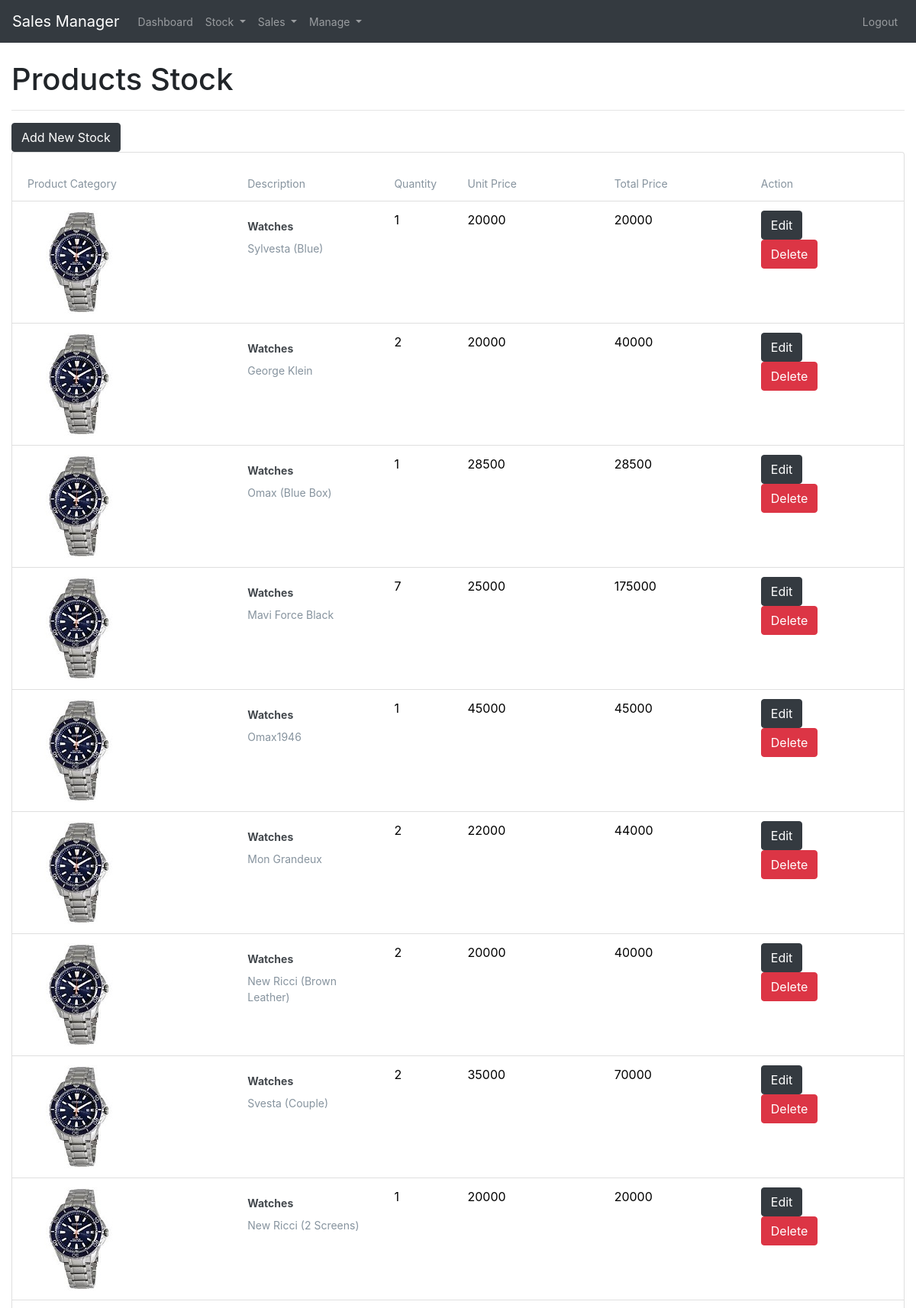
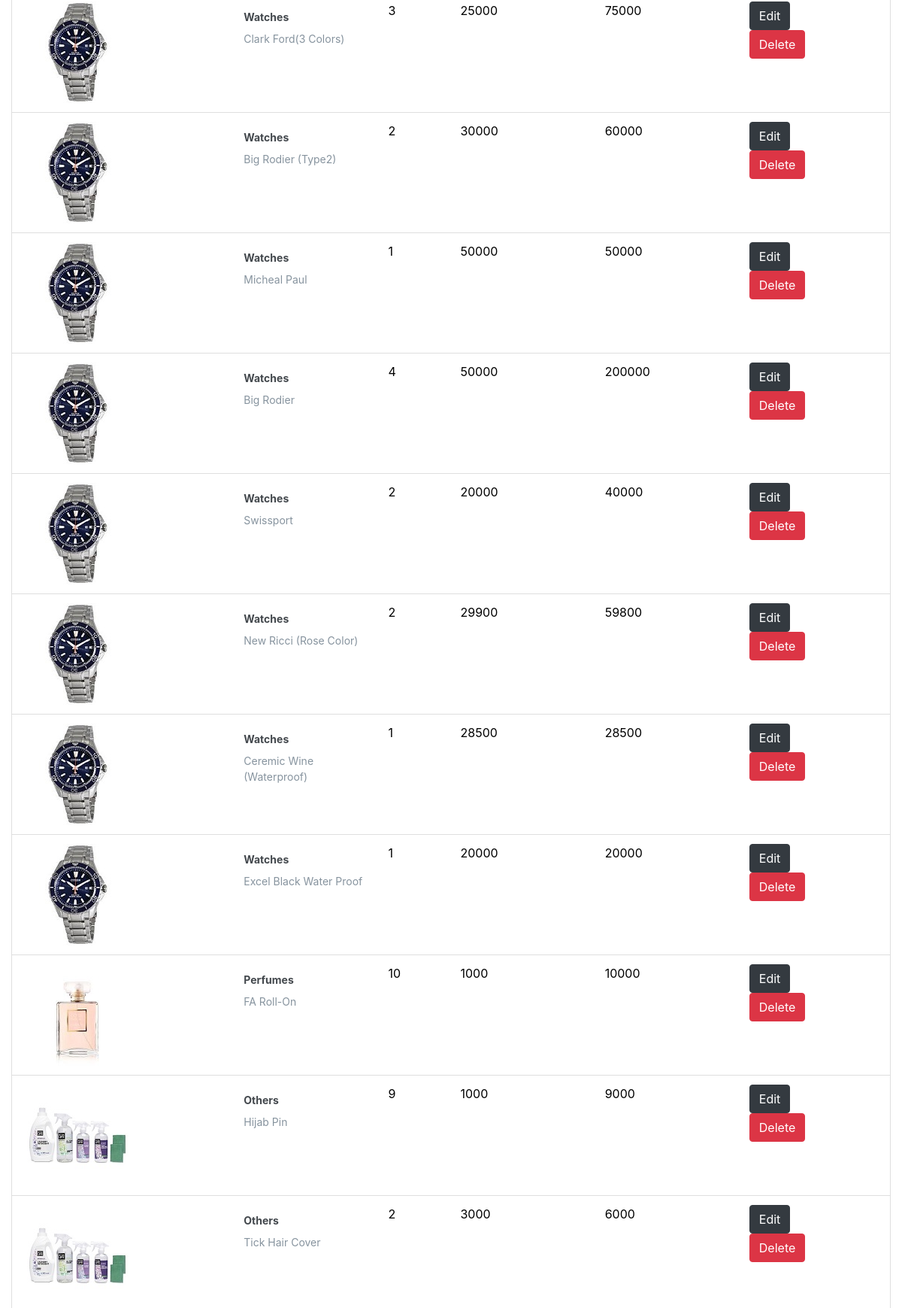
The app's page /current_stock (signed in, upper part) with its own data (2 pictures, top to bottom).
### app.py (models this page shows)
class Stock(db.Model):
    id =db.Column(db.Integer, primary_key=True)
    name = db.Column(db.String(100), nullable=False)
    category = db.Column(db.String(100), nullable=False)
    quantity = db.Column(db.Integer, nullable=False)
    unit_price = db.Column(db.Integer, nullable=False)
    total_price = db.Column(db.Integer, nullable=False)
    create_date = db.Column(db.DateTime, nullable=False)

### app.py (the view)
@app.route('/current_stock')
@is_logged_in
def current_stock():
    stocks = Stock.query.order_by(Stock.id.desc()).all()
    if len(stocks) > 0:
        return render_template('current_stock.html', stocks=stocks)
    else:
        msg = 'You Currently have NO Stock!'
        return render_template('dashboard.html', msg=msg)

### app.py (called while the page is built)
def is_logged_in(f):
    @wraps(f)
    def wrap(*args, **kwargs):
        if 'logged_in' in session:
            return f(*args, **kwargs)
        else:
            flash('Unathorized! Please login', 'danger')
            return redirect(url_for('login'))
    return wrap

### templates/current_stock.html (shortened to what this page needs)
{% extends 'layout.html' %}
{% block body %}
<div class="container-fluid">
  <h1>Products Stock</h1>
  <hr>
  <a class="btn btn-dark" href="/add_stock">Add New Stock </a>
   <ul class="list-group">
       <li class="list-group-item">
          <div class = "row">
             <div class="col-sm-3 col-xs-3 description">
               <span>Product Category</span>
             </div>
             <div class="col-sm-2 col-xs-2 description">
               <span>Description</span>
             </div>
             <div class="col-sm-1 col-xs-1 description">
               <span>Quantity</span>
             </div>
             <div class="col-sm-2 col-xs-2 description">
               <span>Unit Price</span>
             </div>
             <div class="col-sm-2 col-xs-2 description">
               <span>Total Price</span>
             </div>
             <div class="col-sm-2 col-xs-2 description data-toggle="modal" data-target="#details_1"">
               <span>Action</span>
             </div>
          </div>
        </li>
    {% for stock in stocks %}
      <li class="list-group-item">
        <div class = "row">
           <div class="col-sm-3 ">
             <img class = "picture" src="/static/img/{{stock.category}}.jpg" alt="stock" />
           </div>
           <div class="col-sm-2 description">
             <span>{{stock.category}}</span>
             <span>{{stock.name}}</span>
           </div>
           <div class="col-sm-1">
             <span>{{stock.quantity}}</span>
           </div>
           <div class="col-sm-2">
             <span>{{stock.unit_price}}</span>
           </div>
           <div class="col-sm-2">
             <span>{{stock.total_price}}</span>
           </div>
           <div class="col-sm-2">
             <span><a class="btn btn-dark" href="/edit_stock/{{stock.id}}">Edit </a></span>
             <span>
               <form action="{{url_for('delete_stock', id=stock.id)}}" method ="post" >
                  <input type ="submit" value ="Delete" class="btn btn-danger">
               </form>
             </span>
           </div>
        </div>
      </li>
    {% endfor %}
   </ul>
</div>
{% endblock %}

### templates/layout.html (shortened to what this page needs)
<!DOCTYPE html>
<html>
  <head>
    <link rel="stylesheet" type = "text/css" href="https://stackpath.bootstrapcdn.com/bootstrap/4.1.1/css/bootstrap.min.css">
    <link rel="stylesheet" type = "text/css" href="{{ url_for('static', filename= 'css/style.css') }}">
    <link rel="stylesheet" type = "text/css" href="{{ url_for('static', filename= 'plugins/font-awesome/css/font-awesome.min.css') }}">
    <link rel="stylesheet" type = "text/css" href="{{ url_for('static', filename= 'plugins/font-awesome/css/font-awesome.min.css') }}">
    <link rel="stylesheet" type = "text/css" href="{{ url_for('static', filename= 'plugins/datatables-1.10.18/css/jquery.datatables.css') }}">
    <link rel="stylesheet" type = "text/css" href="{{ url_for('static', filename= 'plugins/datatables-1.10.18/css/dataTables.bootstrap4.min.css') }}">
  </head>
  <body class = "bg-white">
    {% include 'includes/_navbar.html' %}
    <div class="" >
      {% block body %}
      {% endblock %}
    </div>
  </body>
</html>

### templates/includes/_navbar.html (shortened to what this page needs)
<nav class="navbar navbar-expand-md navbar-dark bg-dark">
      <a class="navbar-brand" href="/">Sales Manager</a>
    <div class="collapse navbar-collapse" id="navbarsExampleDefault">
        <ul class="navbar-nav mr-auto">
          {% if session.logged_in %}
            <li class="nav-item">
              <a class="nav-link" href="/dashboard">Dashboard <span class="sr-only">(current)</span></a>
            </li>
            <li class="nav-item dropdown">
              <a class="nav-link dropdown-toggle" href="#" id="navbardrop" data-toggle="dropdown">
                Stock
              </a>
            </li>
            <li class="nav-item dropdown">
              <a class="nav-link dropdown-toggle" href="#" id="navbardrop" data-toggle="dropdown">
                Sales
              </a>
            </li>
            <li class="nav-item dropdown">
              <a class="nav-link dropdown-toggle" href="#" id="navbardrop" data-toggle="dropdown">
                Manage
              </a>
            </li>
          {% else %}
            <li class="nav-item">  <a class="nav-link" href="/login">Login</a></li>
          {% endif %}
        </ul>
        <ul class="navbar-nav navbar-left">
          {% if session.logged_in %}
            <li class="nav-item"><a class="nav-link" href="/logout">Logout</a></li>
          {% endif %}
        </ul>
    </div>
</nav>

### static/css/style.css (style rules this page uses)
.nav-link { font-size: 14px; }
.list-group-item { color: black !important; }
.row { padding-right: 5px; }
.description { padding-top: 10px; width: 100px; }
.description span { display: block; font-size: 14px; color: #43484D; font-weight: 700; }
.description span:last-child { font-weight: 400; margin-top: 8px; color: #86939E; }
.nav-link { color: #2098BF }

### records on screen
Stock: category (picture), category "Watches", name "Sylvesta (Blue)", quantity "1", unit_price "20000", total_price "20000"
Stock: category (picture), category "Watches", name "George Klein", quantity "2", unit_price "20000", total_price "40000"
Stock: category (picture), category "Watches", name "Omax (Blue Box)", quantity "1", unit_price "28500", total_price "28500"
Stock: category (picture), category "Watches", name "Mavi Force Black", quantity "7", unit_price "25000", total_price "175000"
Stock: category (picture), category "Watches", name "Omax1946", quantity "1", unit_price "45000", total_price "45000"
Stock: category (picture), category "Watches", name "Mon Grandeux", quantity "2", unit_price "22000", total_price "44000"
Stock: category (picture), category "Watches", name "New Ricci (Brown Leather)", quantity "2", unit_price "20000", total_price "40000"
Stock: category (picture), category "Watches", name "Svesta (Couple)", quantity "2", unit_price "35000", total_price "70000"
Stock: category (picture), category "Watches", name "New Ricci (2 Screens)", quantity "1", unit_price "20000", total_price "20000"
Stock: category (picture), category "Watches", name "Clark Ford(3 Colors)", quantity "3", unit_price "25000", total_price "75000"
Stock: category (picture), category "Watches", name "Big Rodier (Type2)", quantity "2", unit_price "30000", total_price "60000"
Stock: category (picture), category "Watches", name "Micheal Paul", quantity "1", unit_price "50000", total_price "50000"
Stock: category (picture), category "Watches", name "Big Rodier", quantity "4", unit_price "50000", total_price "200000"
Stock: category (picture), category "Watches", name "Swissport", quantity "2", unit_price "20000", total_price "40000"
Stock: category (picture), category "Watches", name "New Ricci (Rose Color)", quantity "2", unit_price "29900", total_price "59800"
Stock: category (picture), category "Watches", name "Ceremic Wine (Waterproof)", quantity "1", unit_price "28500", total_price "28500"
Stock: category (picture), category "Watches", name "Excel Black Water Proof", quantity "1", unit_price "20000", total_price "20000"
Stock: category (picture), category "Perfumes", name "FA Roll-On", quantity "10", unit_price "1000", total_price "10000"
Stock: category (picture), category "Others", name "Hijab Pin", quantity "9", unit_price "1000", total_price "9000"
Stock: category (picture), category "Others", name "Tick Hair Cover", quantity "2", unit_price "3000", total_price "6000"
